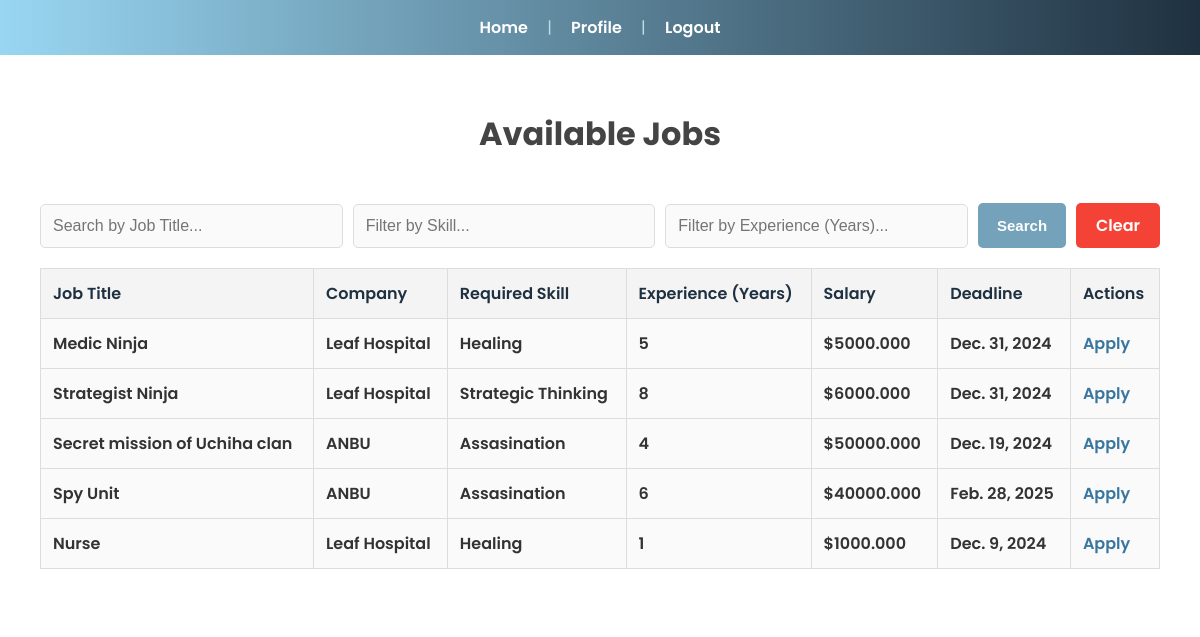
Page /seeker/jobs/ (signed in) on the earlier database version.
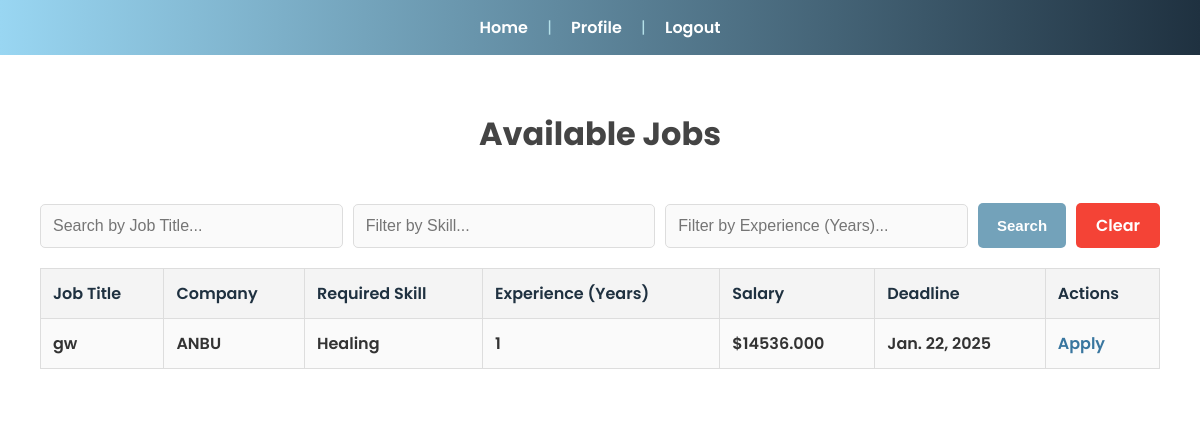
Same page on the later database version.
### jobs/models.py (models this page shows, shortened)
class jobs(models.Model):
    job_id = models.AutoField(primary_key=True)
    c_username = models.ForeignKey(company, on_delete=models.CASCADE, related_name="job_posted")
    req_skill = models.CharField(max_length=50)
    title = models.CharField(max_length=100)
    limit = models.IntegerField()
    salary = models.DecimalField(max_digits=10, decimal_places=3)
    description = models.CharField(max_length=400)
    req_experience = models.IntegerField()
    deadline = models.DateField()

class company(models.Model):
    c_username = models.OneToOneField(user, on_delete=models.CASCADE, primary_key=True, related_name="company")
    company_name = models.CharField(max_length=100)
    company_type = models.CharField(max_length=100)
    establishment_year = models.DateField()

### jobs/views.py (the view)
# urls.py: path('seeker/jobs/', views.view_jobs, name='view_jobs'),
def view_jobs(request):
    search_query = request.GET.get('search', '') # Get search query ('search') from URL also default value is empty string ('')
    skill_filter = request.GET.get('skill', '')
    experience_filter = request.GET.get('experience', '')
    user_instance = user.objects.get(username=request.session['username'])
    if hasattr(user_instance, "job_seeker"):
        user_type = "Job Seeker"
    else:
        user_type = "Company"
    all_jobs = jobs.objects.all()
    if search_query:
        all_jobs = all_jobs.filter(title__icontains=search_query) #__icontains is case-insensitive
    if skill_filter:
        all_jobs = all_jobs.filter(req_skill__icontains=skill_filter)
    if experience_filter:
        all_jobs = all_jobs.filter(req_experience__lte=experience_filter)  # __lte is Less than or equal to
    context = {
        'jobs': all_jobs,
        'search_query': search_query,
        'skill_filter': skill_filter,
        'experience_filter': experience_filter,
        'user_type': user_type
    }
    return render(request, 'jobs/view_jobs.html', context)

### jobs/templates/jobs/view_jobs.html (shortened to what this page needs)
<!DOCTYPE html>
<html lang="en">
<head>
    {% load static %}
    <link rel="stylesheet" href="{% static 'jobs/view_jobs.css' %}">
</head>
<body>
    <nav>
        <a href="{% url 'home' %}">Home</a> |
        {% if user_type == "Job Seeker" %}
        <a href="{% url 'seeker_dashboard' %}">Profile</a> |
        {% elif user_type == "Company" %}
        <a href="{% url 'company_dashboard' %}">Profile</a> |
        {% endif %}
        <a href="{% url 'user_logout' %}">Logout</a>
    </nav>
    <div class="content">
        <h1 class="welcome">Available Jobs</h1>
        <form method="get" class="search-bar">
            <input type="text" name="search" value="{{ search_query }}" placeholder="Search by Job Title...">
            <input type="text" name="skill" value="{{ skill_filter }}" placeholder="Filter by Skill...">
            <input type="number" name="experience" value="{{ experience_filter }}" placeholder="Filter by Experience (Years)...">
            <button type="submit">Search</button>
            <a href="{% url 'view_jobs' %}" class="clear-search">Clear</a>
        </form>
        <table>
            <thead>
                <tr>
                    <th>Job Title</th>
                    <th>Company</th>
                    <th>Required Skill</th>
                    <th>Experience (Years)</th>
                    <th>Salary</th>
                    <th>Deadline</th>
                    {% if user_type == "Job Seeker" %}
                    <th>Actions</th>
                    {% endif %}
                </tr>
            </thead>
            <tbody>
                {% for job in jobs %}
                <tr>
                    <td>{{ job.title }}</td>
                    <td>{{ job.c_username.company_name }}</td>
                    <td>{{ job.req_skill }}</td>
                    <td>{{ job.req_experience }}</td>
                    <td>${{ job.salary }}</td>
                    <td>{{ job.deadline }}</td>
                    {% if user_type == "Job Seeker" %}
                    <td>
                        <a href="{% url 'apply_for_job' job.job_id %}">Apply</a>
                    </td>
                    {% endif %}
                </tr>
                {% empty %}
                <tr>
                    <td colspan="7">No jobs available at the moment.</td>
                </tr>
                {% endfor %}
            </tbody>
        </table>
    </div>
</body>
</html>

Differences in the rows shown:
removed jobs: title "Medic Ninja", c_username.company_name "Leaf Hospital", req_skill "Healing", req_experience "5", salary "5000.000", deadline "Dec. 31, 2024"
removed jobs: title "Strategist Ninja", c_username.company_name "Leaf Hospital", req_skill "Strategic Thinking", req_experience "8", salary "6000.000", deadline "Dec. 31, 2024"
removed jobs: title "Secret mission of Uchiha clan", c_username.company_name "ANBU", req_skill "Assasination", req_experience "4", salary "50000.000", deadline "Dec. 19, 2024"
removed jobs: title "Spy Unit", c_username.company_name "ANBU", req_skill "Assasination", req_experience "6", salary "40000.000", deadline "Feb. 28, 2025"
removed jobs: title "Nurse", c_username.company_name "Leaf Hospital", req_skill "Healing", req_experience "1", salary "1000.000", deadline "Dec. 9, 2024"
added jobs: title "gw", c_username.company_name "ANBU", req_skill "Healing", req_experience "1", salary "14536.000", deadline "Jan. 22, 2025"
